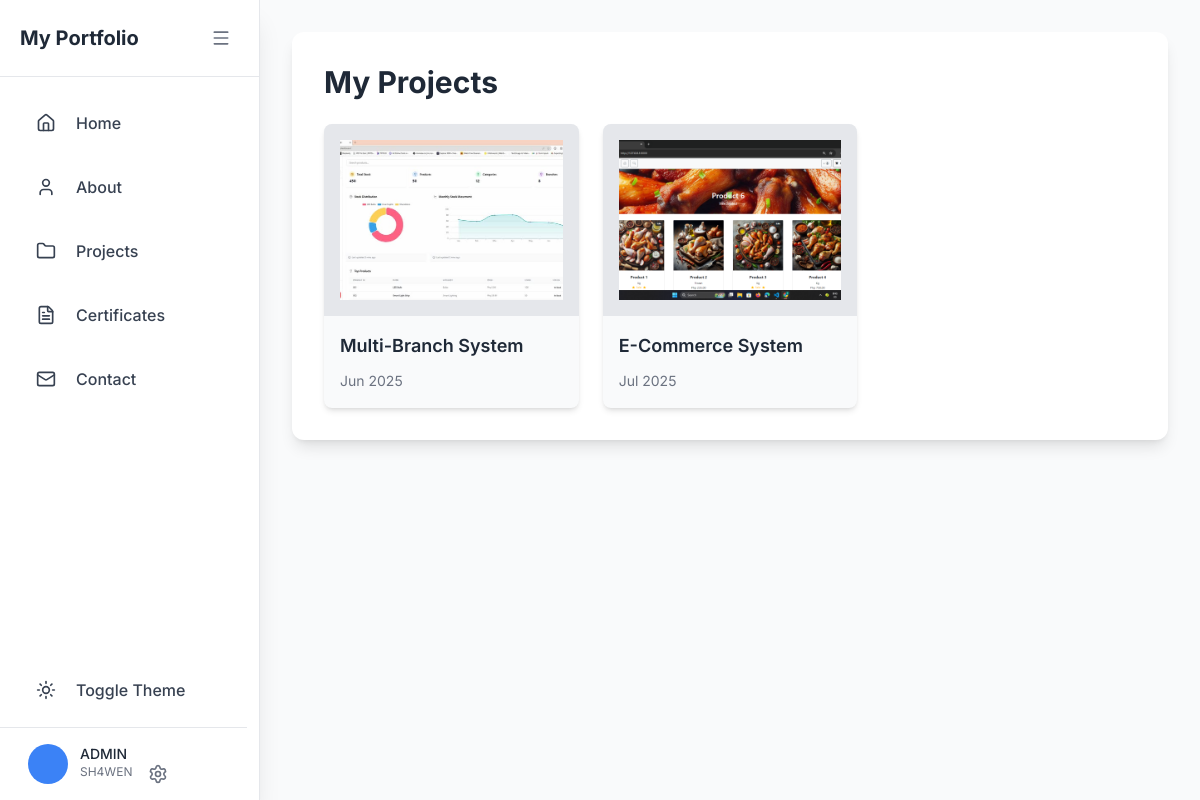
/projects/, run on the app's committed database.
### main/models.py (models this page shows, shortened)
class Project(models.Model):
    title = models.CharField(max_length=200)
    description = models.TextField()
    image = models.ImageField(upload_to='projects/')
    url = models.URLField(blank=True)
    created_at = models.DateTimeField(auto_now_add=True)

### main/views.py (the view)
# urls.py: path('projects/', views.projects, name='projects'),
def projects(request):
    projects = Project.objects.all()
    return render(request, 'main/projects.html', {'projects': projects})

### main/templates/main/projects.html (shortened to what this page needs)
{% extends "main/base.html" %} {% block content %}
<div class="max-w-7xl mx-auto">
  <div
    class="bg-white dark:bg-gray-800 rounded-xl shadow-lg overflow-hidden p-8 mb-8"
  >
    <h1 class="text-3xl font-bold text-gray-800 dark:text-white mb-6">
      My Projects
    </h1>
    <div class="grid grid-cols-1 md:grid-cols-3 gap-6">
      {% for project in projects %}
      <div
        class="relative bg-gray-50 dark:bg-gray-700 rounded-lg overflow-hidden shadow-md transition-all duration-300 ease-in-out h-full cursor-pointer hover:shadow-lg hover:-translate-y-1"
        onclick="openModal('modal-{{ project.id }}')"
      >
        <div
          class="h-48 bg-gray-200 dark:bg-gray-600 flex items-center justify-center overflow-hidden"
        >
          {% if project.image %}
          <img
            src="{{ project.image.url }}"
            alt="{{ project.title }}"
            class="h-full w-full p-4 object-cover transition-transform duration-500 ease-in-out hover:scale-110"
          />
          {% else %}
          <i data-lucide="image" class="w-16 h-16 text-gray-400"></i>
          {% endif %}
        </div>
        <div class="p-4">
          <h3 class="font-semibold text-lg text-gray-800 dark:text-white mb-2">
            {{ project.title }}
          </h3>
          <span class="text-sm text-gray-500 dark:text-gray-400">
            {{ project.created_at|date:"M Y" }}
          </span>
        </div>
      </div>
      {% endfor %}
    </div>
  </div>
</div>
{% endblock %}

### main/templates/main/base.html (style rules this page uses)
body { font-family: "Inter", sans-serif; }

### data on the page
Project: image (picture), title "Multi-Branch System", created_at "Jun 2025"
Project: image (picture), title "E-Commerce System", created_at "Jul 2025"
